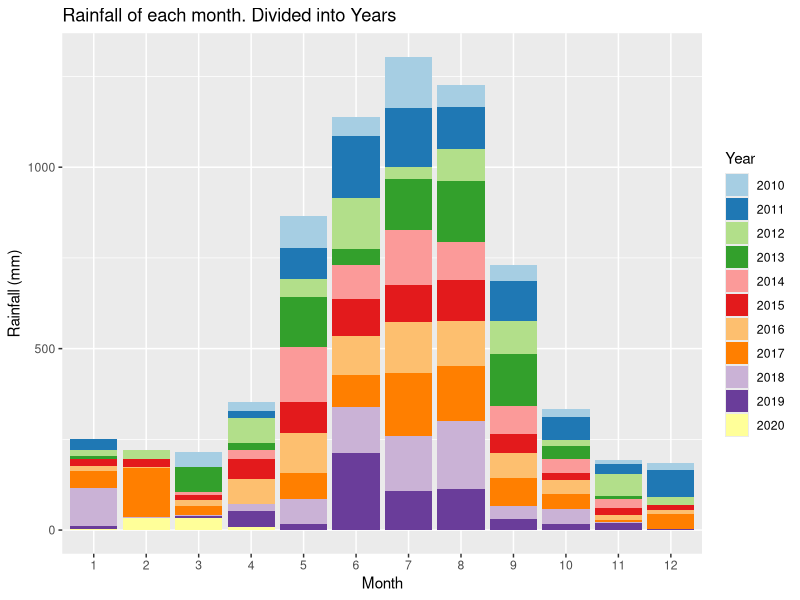
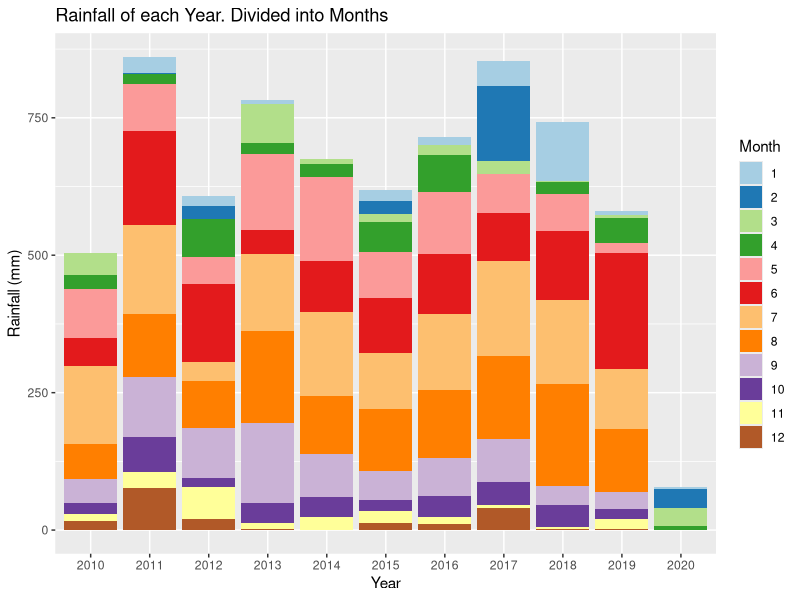
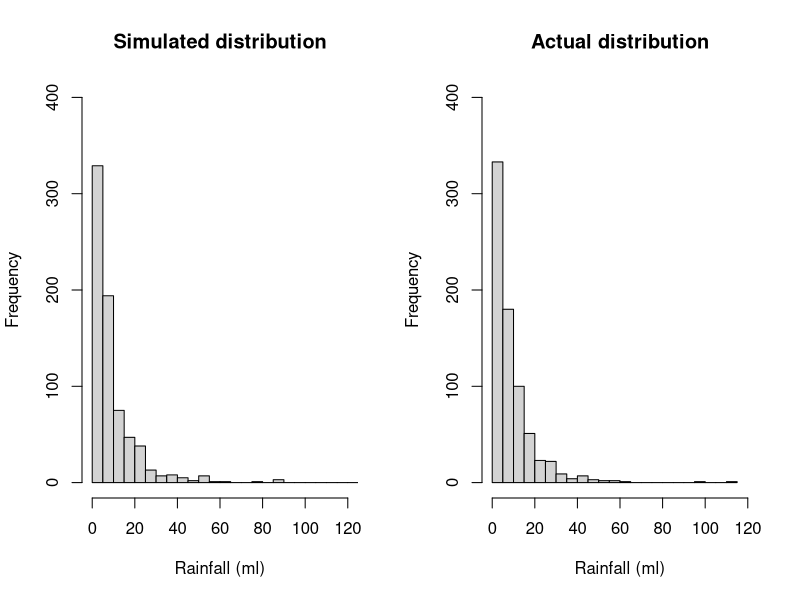
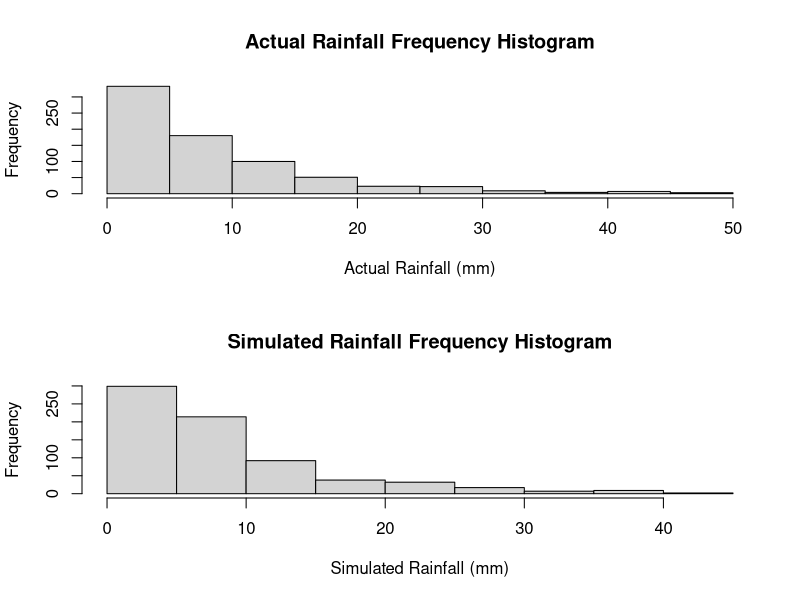
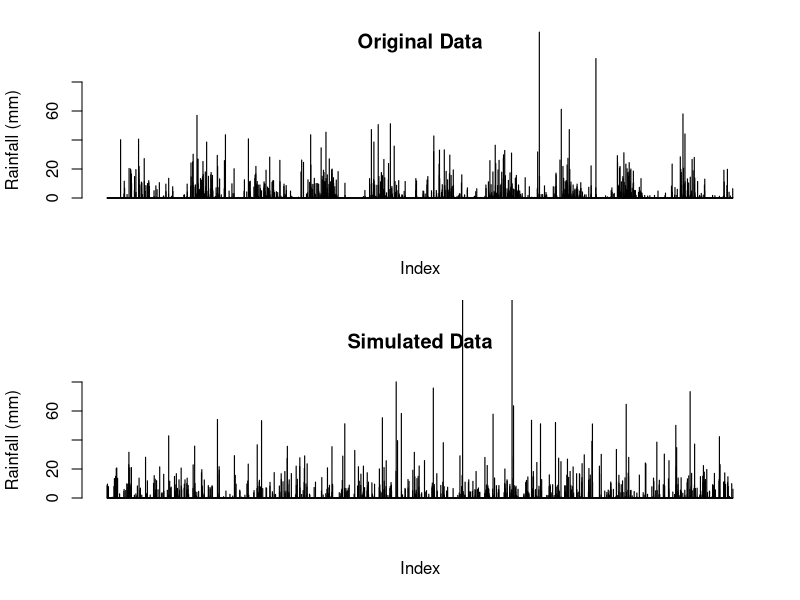
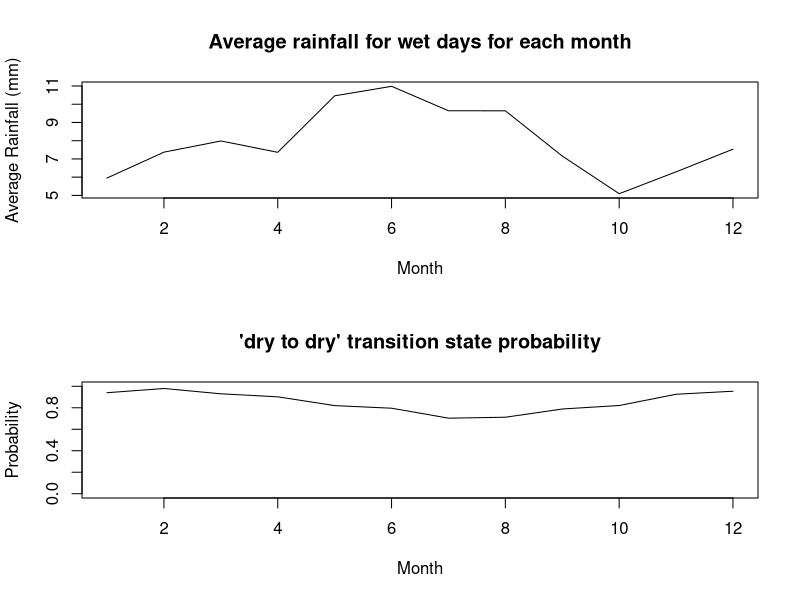
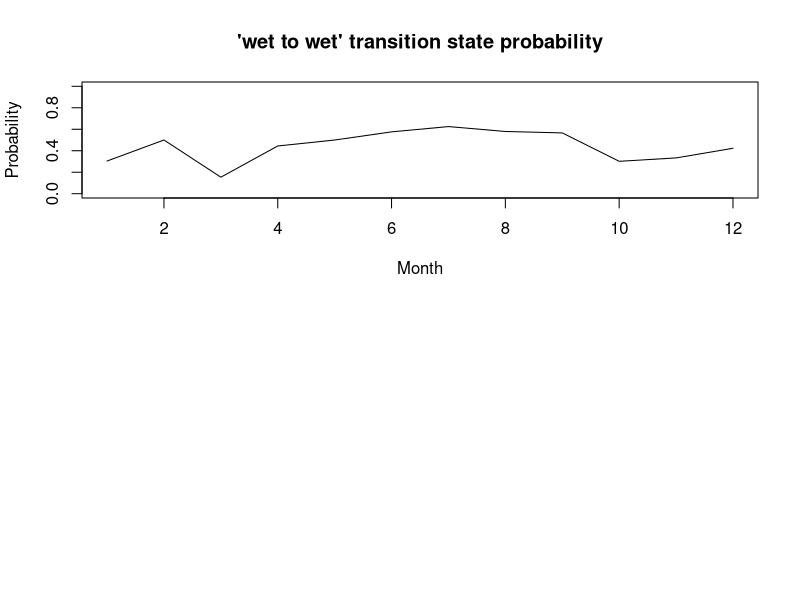
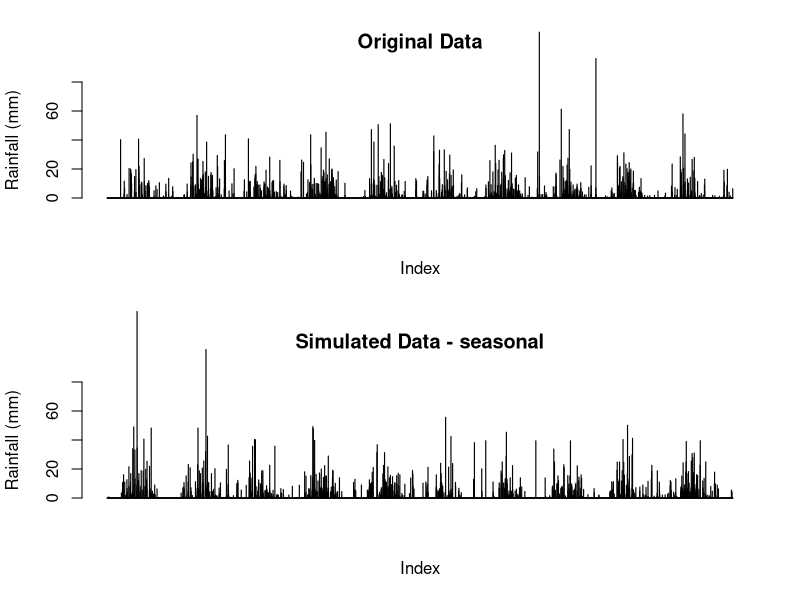

These charts were generated, in order, by the following R code:
## ---- chunk 1
knitr::opts_chunk$set(echo = TRUE)
## ---- chunk 2
# Reading in the data from the csv file
data <-  read.csv("IDCJAC0009_009225_1800_Data.csv")
weather_data <- data
weather_data <- weather_data[which(is.na(weather_data$Rainfall.amount..millimetres.) == FALSE),] # excluding rows with no rainfall record made 
## ---- chunk 3
weather_data$date <- do.call(paste, c(weather_data[c("Day", "Month", "Year")], sep = "-")) # creating a column that contains the date for easy indentification
## ---- chunk 4
# function to categorise day as either 'wet' or 'dry' for the Markov Chain functions
state <- function(x){
  stateList <- c()
  for(ii in 1:length(x)){
    if(x[ii] < 1){
      stateList <- c(stateList, "dry")
    }
    if(x[ii] >= 1){
      stateList <- c(stateList, "wet")
    }
  }
  return(stateList)
}
weather_data$state <- state(weather_data$Rainfall.amount..millimetres.)
## ---- chunk 5
head(weather_data[,c('Rainfall.amount..millimetres.','state')], 10)
## ---- chunk 6
# function establishing Markov Chain transition state. Establishing the relationship between the rainfall of a given day and the day before it.
transitionState <- function(x){
  transitionStateList <- c('') #can't find transition state of first observation
  for(i in 2:length(x)){
    if(x[i] == "dry"){
      if (x[i-1] == "dry"){
        transitionStateList <- c(transitionStateList, "DryToDry")
      }
      else {
        transitionStateList <- c(transitionStateList, "WetToDry")
      }
    }
    if(x[i] == "wet"){
      if (x[i-1] == "dry"){
        transitionStateList <- c(transitionStateList, "DryToWet")
      }
      else {
        transitionStateList <- c(transitionStateList, "WetToWet")
      }
    }
  }
  return(transitionStateList)
}
weather_data$transitionState <- transitionState(weather_data$state)
## ---- chunk 7
head(weather_data[,c('Rainfall.amount..millimetres.','state', 'transitionState')], 10)
## ---- chunk 8
train_data <- subset(weather_data, Year >= 2010) # only look at the most recent, relevant data.
library(ggplot2)
library(RColorBrewer)

# explorative plots investigating the distribution of rainfall across months and years

# Plotting the rainfall data (grouped by years and months)
# Distribution of rainfall by month (segmented by year)
ggplot(train_data, aes(x = factor(Month), y = Rainfall.amount..millimetres., fill = factor(Year))) + 
  geom_bar(stat = "identity") + 
  scale_fill_brewer(palette = "Paired") + 
  xlab("Month")+
  ylab("Rainfall (mm)")+
  labs(fill = "Year")+
  ggtitle("Rainfall of each month. Divided into Years")
# There does appear to be a rough distribution of rainfall by month. Most years May, June, July, August, and September (month 5-9) have the most rain. There are outliers

ggplot(train_data, aes(x = factor(Year), y = Rainfall.amount..millimetres., fill = factor(Month))) + 
  geom_bar(stat = "identity") + 
  scale_fill_brewer(palette = "Paired") + 
  xlab("Year")+
  ylab("Rainfall (mm)")+
  labs(fill = "Month")+
  ggtitle("Rainfall of each Year. Divided into Months")
# There does not appear to be any obvious pattern in the rainfall across the 10 years (note. 2020 only contains 4 months of data, hence the low rainfall). The average looks to be around 650-700 mm. 
## ---- chunk 9
table(train_data$Month, train_data$Year) # only four months of data in 2020
## ---- chunk 10
#Calculating transition state probabilities, in general (no respect to month or season)
weatherTable <- table(train_data$transitionState)
weatherTable

probWetToWet = weatherTable['WetToWet'] / (weatherTable['WetToWet'] + weatherTable['WetToDry'])
probWetToWet

probDryToDry = weatherTable['DryToDry'] / (weatherTable['DryToDry'] + weatherTable['DryToWet'])
probDryToDry
## ---- chunk 11
#Basic generator (No seasonal variation)

#calculated above
generateRainfallBasic <- function(genLength){
  currentState = "dry" # Years start with very little rain, so more likely to start dry
  rainAmountList <- c()
  for (i3 in 1:genLength){
    if (currentState == "dry"){
      if (runif(1) < probDryToDry){
        currentState = "dry"
      }
      else{
        currentState = "wet"
      }
    }
    else if (currentState == "wet"){
      if (runif(1) < probWetToWet){
        currentState = "wet"
      }
      else{
        currentState = "dry"
      }
    }
                                      #generating amount of rainfall if state is wet, else 0
    if (currentState == "wet"){
      rainAmount <- 5.66*exp(rnorm(1))
      rainAmountList <- c(rainAmountList, rainAmount)
    }
    else{
      rainAmountList <- c(rainAmountList, 0)
    }
  }
  return(rainAmountList)
}
## ---- chunk 12
#comparing log-normal against actual data, veeerryyyy close fit, will use log-normal for rainfall sim
par(mfrow=c(1,2))
p1 <- 5.66*exp(rnorm(732))
hist(p1, breaks = 30, xlim = c(0,120), ylim = c(0,400), main = "Simulated distribution", xlab = "Rainfall (ml)")

p2 <- train_data$Rainfall.amount..millimetres.[train_data$Rainfall.amount..millimetres.>1]
hist(p2, breaks = 30, xlim = c(0,120), ylim = c(0,400), main = "Actual distribution", xlab = "Rainfall (ml)")

mean(p1)
mean(p2)
## ---- chunk 13
#Basic generator tests
testRainfall = generateRainfallBasic(3761)

par(mfrow=c(2,1))
hist(train_data$Rainfall.amount..millimetres.[train_data$Rainfall.amount..millimetres.>1 & train_data$Rainfall.amount..millimetres.<50], xlab = "Actual Rainfall (mm)", main = "Actual Rainfall Frequency Histogram")
hist(testRainfall[testRainfall > 1 & testRainfall <50], xlab = "Simulated Rainfall (mm)", main = "Simulated Rainfall Frequency Histogram")

par(mfrow=c(2,1))
barplot(train_data$Rainfall.amount..millimetres., ylim = c(0,80), main = "Original Data", ylab = "Rainfall (mm)", xlab = "Index")
barplot(testRainfall, ylim = c(0,80), main = "Simulated Data", ylab = "Rainfall (mm)", xlab = "Index")
## ---- chunk 14
#Calculates the transition probabilities for each month

transitonStatesMonthsFrame <- data.frame(list(rep(0, 12), list(rep(0, 12), list(rep(0, 12), list(rep(0, 12)))))) #Initialises 12x4 frame filled with zeroes (4 columns for each transition state, 12 rows for each month)
names(transitonStatesMonthsFrame) <- c('DryToDry', 'DryToWet', 'WetToDry', 'WetToWet')

#Makes the dataframe with the count of each transition state with each month
for (i4 in 1:dim(train_data)[1]){
  tempTransitionState <- train_data[i4, 'transitionState']
  tempMonth <- train_data[i4, 'Month'] 
  transitonStatesMonthsFrame[tempMonth, tempTransitionState] <- transitonStatesMonthsFrame[tempMonth, tempTransitionState]+1 # increase count of tempTransitionState for month tempMonth by 1
}
## ---- chunk 15
head(transitonStatesMonthsFrame, 10)
## ---- chunk 16
#Calculates the transition state probabilities for each month in the data frame
probTransitonStatesMonthsFrame <- transitonStatesMonthsFrame
for (i in 1:dim(transitonStatesMonthsFrame)[1]){
  
  probTransitonStatesMonthsFrame[i, 'DryToDry'] <- transitonStatesMonthsFrame[i, 'DryToDry'] / (transitonStatesMonthsFrame[i, 'DryToDry'] + transitonStatesMonthsFrame[i, 'DryToWet'])
  
  probTransitonStatesMonthsFrame[i, 'DryToWet'] <- transitonStatesMonthsFrame[i, 'DryToWet'] / (transitonStatesMonthsFrame[i, 'DryToDry'] + transitonStatesMonthsFrame[i, 'DryToWet'])
    
  probTransitonStatesMonthsFrame[i, 'WetToDry'] <- transitonStatesMonthsFrame[i, 'WetToDry'] / (transitonStatesMonthsFrame[i, 'WetToDry'] + transitonStatesMonthsFrame[i, 'WetToWet'])
    
  probTransitonStatesMonthsFrame[i, 'WetToWet'] <- transitonStatesMonthsFrame[i, 'WetToWet'] / (transitonStatesMonthsFrame[i, 'WetToDry'] + transitonStatesMonthsFrame[i, 'WetToWet'])
}
## ---- chunk 17
head(probTransitonStatesMonthsFrame, 10)
## ---- chunk 18
#testing average rainfall when its rains in each month, and for wettowet vs drytowet transitions.
test_w2w <- train_data$Rainfall.amount..millimetres.[train_data$transitionState == "WetToWet"]
test_d2w <- train_data$Rainfall.amount..millimetres.[train_data$transitionState == "DryToWet"]
mean(test_w2w)
mean(test_d2w)
wilcox.test(test_d2w, test_w2w)
#since resulting wilcox test p-value is 0.85, we conclude that theres no difference in rainfall depending on the transition state, and do not need to include it in our model.

test_rainfallPerMonth <- train_data[train_data$state == "wet",c(4,6)]
kruskal.test(Rainfall.amount..millimetres. ~ Month, data = test_rainfallPerMonth)
#p-val = 0.00016, therefore difference between average rainfall for each month

## ---- chunk 19
#calculating the mean rainfall when it rains for each month, to change how much it rains according to the generator later on. Limited to less than 60 mls as the dataset is not large enough for large rainfall amounts (such as 114ml in feburary) to not throw the mean off.
rainMonthData <- c()
for (i in 1:12){
  temp<- train_data$Rainfall.amount..millimetres.[train_data$state == "wet" & train_data$Month == i & train_data$Rainfall.amount..millimetres. < 60]
  rainMonthData <- c(rainMonthData, list(temp))
  rm(temp)
}

rainfallAvgMonth <- sapply(rainMonthData, mean)

## ---- chunk 20
plot(c(1:12), rainfallAvgMonth, type = "l", xlab = "Month", ylab = "Average Rainfall (mm)", main = "Average rainfall for wet days for each month")
## ---- chunk 21
#How the transition state probabilities vary for each month
plot(probTransitonStatesMonthsFrame$DryToDry, ylim = c(0,1), xlab = "Month", main = "'dry to dry' transition state probability", type = 'l', ylab = "Probability")
plot(probTransitonStatesMonthsFrame$WetToWet, ylim = c(0,1), xlab = "Month", main = "'wet to wet' transition state probability", type = 'l', ylab = "Probability")
## ---- chunk 22

#Weather generator accounting  for seasonal variation of transition states or something i hope
#Yes this is just a spicy version of basic generator it's mostly the same in fact if i forget to even do this it is the same


generateRainfallSeasonal <- function(input){
  # input must be weather_data or a subset of weather_data
  currentState = "dry" #can make this into a random choice later
  rainAmountList <- c()
  for (i5 in 1:dim(input)[1]){
    if (currentState == "dry"){
      if (runif(1) < probTransitonStatesMonthsFrame[input[i5, 'Month'], 'DryToDry']){ #now inputs depending on the month of input
        currentState = "dry"
      }
      else{
        currentState = "wet"
      }
    }
    else if (currentState == "wet"){
      if (runif(1) < probTransitonStatesMonthsFrame[input[i5, 'Month'], 'WetToWet']){
        currentState = "wet"
      }
      else{
        currentState = "dry"
      }
    }
                                      #generating amount of rainfall if state is wet, else 0
    if (currentState == "wet"){
      
      #rainAmount <- 5.66*exp(rnorm(1)) #now log-normal dist, 5 used because is close to mean of weather_data's / the mean of what exp(rnorm(1)) is by default /// Old Version 
      rainAmount <- rainfallAvgMonth[input[i5, 'Month']]*exp(rnorm(1))/1.648 #average of exp(rnorm(1)) is ~1.648, so we divide by that so the average of each month will just be the actual average calculated from rainfallAvgMonth.
      
      rainAmountList <- c(rainAmountList, rainAmount)
    }
    else{
      rainAmountList <- c(rainAmountList, 0)
    }
  }
  return(rainAmountList)
}
## ---- chunk 23
#testing code for seasonal generator
inputSeasonalRainfall <- dplyr::select(train_data, 'Year', 'Month', 'Day') #using existing train data's dates to input to function, instead of putting in just how many to generate

testSeasonalRainfall = generateRainfallSeasonal(inputSeasonalRainfall)
## ---- chunk 24
par(mfrow=c(2,1))
barplot(train_data$Rainfall.amount..millimetres., ylim = c(0,80), main = "Original Data", ylab = "Rainfall (mm)", xlab = "Index")
barplot(testSeasonalRainfall, ylim = c(0,80), main = "Simulated Data - seasonal", ylab = "Rainfall (mm)", xlab = "Index")
## ---- chunk 25
#comparing log-normal against actual data, veeerryyyy close fit, will use log-normal for rainfall sim
p1 <- 5.66*exp(rnorm(732))
p1 <- p1[p1>1]
hist(p1, breaks = 30, xlim = c(0,120), ylim = c(0,400), main = "Simulated distribution")

p2 <- train_data$Rainfall.amount..millimetres.[train_data$Rainfall.amount..millimetres.>1]
hist(p2, breaks = 30, xlim = c(0,120), ylim = c(0,400), main = "actual distribution")

## ---- chunk 26
set.seed(100345)

sampID <- sample.int(nrow(train_data), size = 0.8*nrow(train_data), replace = FALSE)
train_data <- train_data[sampID,] # 80% of data for training
test_data <- train_data[-sampID,] # 20% for testing
## ---- chunk 27
#code to calculate transition probabilities for each month (copied from earlier)
  # calculating the number of occurances of each trainsition state for eah month
transitonStatesMonthsFrame <- data.frame(list(rep(0, 12), list(rep(0, 12), list(rep(0, 12), list(rep(0, 12)))))) #initialising frame by creating 12x4 frame filled with zeroes
names(transitonStatesMonthsFrame) <- c('DryToDry', 'DryToWet', 'WetToDry', 'WetToWet') #name da columns

for (i4 in 1:dim(train_data)[1]){ #making dataframe with count of each transition state for each month
  tempTransitionState <- train_data[i4, 'transitionState']
  tempMonth <- train_data[i4, 'Month']
  transitonStatesMonthsFrame[tempMonth, tempTransitionState] <- transitonStatesMonthsFrame[tempMonth, tempTransitionState]+1
}


  #calculating the probabilites of each transition state for eachonth from the number of occurances 
probTransitonStatesMonthsFrame<- transitonStatesMonthsFrame

for (i in 1:dim(transitonStatesMonthsFrame)[1]){ #calculating transition probs for each month in df
  
  probTransitonStatesMonthsFrame[i, 'DryToDry'] <- transitonStatesMonthsFrame[i, 'DryToDry'] / (transitonStatesMonthsFrame[i, 'DryToDry'] + transitonStatesMonthsFrame[i, 'DryToWet'])
  
  probTransitonStatesMonthsFrame[i, 'DryToWet'] <- transitonStatesMonthsFrame[i, 'DryToWet'] / (transitonStatesMonthsFrame[i, 'DryToDry'] + transitonStatesMonthsFrame[i, 'DryToWet'])
    
  probTransitonStatesMonthsFrame[i, 'WetToDry'] <- transitonStatesMonthsFrame[i, 'WetToDry'] / (transitonStatesMonthsFrame[i, 'WetToDry'] + transitonStatesMonthsFrame[i, 'WetToWet'])
    
  probTransitonStatesMonthsFrame[i, 'WetToWet'] <- transitonStatesMonthsFrame[i, 'WetToWet'] / (transitonStatesMonthsFrame[i, 'WetToDry'] + transitonStatesMonthsFrame[i, 'WetToWet'])
}

# calucating the new average rainfall for each month
rainMonthData <- c()
for (i in 1:12){
  temp<- train_data$Rainfall.amount..millimetres.[train_data$state == "wet" & train_data$Month == i & train_data$Rainfall.amount..millimetres. < 60]
  rainMonthData <- c(rainMonthData, list(temp))
  rm(temp)
}

rainfallAvgMonth <- sapply(rainMonthData, mean)
## ---- chunk 28
#generate test data
testSeasonalRainfall20 = generateRainfallSeasonal(test_data) # generate a simulation with the same number of observations as test_data (20% of the total data)
## ---- chunk 29
par(mfrow = c(2, 1))

barplot(testSeasonalRainfall20, ylab = "Rainfall (mm)", xlab = "index", main = "Simulated data")
barplot(test_data$Rainfall.amount..millimetres., ylab = "Rainfall (mm)", xlab  = "index", main = "Actual data")
## ---- chunk 30
# Wilcoxon signed rank test
WT <- wilcox.test(testSeasonalRainfall20, test_data$Rainfall.amount..millimetres., paired=T)
print("Wilcoxon rank sum p-value")
WT$p.value
# paired student t test
TT <- t.test(testSeasonalRainfall20, test_data$Rainfall.amount..millimetres., paired=T)
print("t-test p-value")
TT$p.value
## ---- chunk 31
train_data <- subset(weather_data, Year >= 2010)
train10_data <- subset(weather_data, Year >= 2009 & Year < 2019)
data_2019 <- subset(weather_data, Year == 2019)
## ---- chunk 32
#code to calculate transition probabilities for each month (copied from earlier)

transitonStatesMonthsFrame <- data.frame(list(rep(0, 12), list(rep(0, 12), list(rep(0, 12), list(rep(0, 12)))))) #initialising frame by creating 12x4 frame filled with zeroes
names(transitonStatesMonthsFrame) <- c('DryToDry', 'DryToWet', 'WetToDry', 'WetToWet') #name da columns

for (i4 in 1:dim(train10_data)[1]){ #making dataframe with count of each transition state for each month
  tempTransitionState <- train10_data[i4, 'transitionState']
  tempMonth <- train10_data[i4, 'Month']
  transitonStatesMonthsFrame[tempMonth, tempTransitionState] <- transitonStatesMonthsFrame[tempMonth, tempTransitionState]+1
}
## ---- chunk 33
#also copied from earlier
probTransitonStatesMonthsFrame<- transitonStatesMonthsFrame
for (i in 1:dim(transitonStatesMonthsFrame)[1]){ #calculating transition probs for each month in df
  
  probTransitonStatesMonthsFrame[i, 'DryToDry'] <- transitonStatesMonthsFrame[i, 'DryToDry'] / (transitonStatesMonthsFrame[i, 'DryToDry'] + transitonStatesMonthsFrame[i, 'DryToWet'])
  
  probTransitonStatesMonthsFrame[i, 'DryToWet'] <- transitonStatesMonthsFrame[i, 'DryToWet'] / (transitonStatesMonthsFrame[i, 'DryToDry'] + transitonStatesMonthsFrame[i, 'DryToWet'])
    
  probTransitonStatesMonthsFrame[i, 'WetToDry'] <- transitonStatesMonthsFrame[i, 'WetToDry'] / (transitonStatesMonthsFrame[i, 'WetToDry'] + transitonStatesMonthsFrame[i, 'WetToWet'])
    
  probTransitonStatesMonthsFrame[i, 'WetToWet'] <- transitonStatesMonthsFrame[i, 'WetToWet'] / (transitonStatesMonthsFrame[i, 'WetToDry'] + transitonStatesMonthsFrame[i, 'WetToWet'])
}
## ---- chunk 34
set.seed(10356)

# get a testing 
monthList <- subset(weather_data, Year == 2019) # a year that isn't a leap year to get the month list, as generation algorithm only requires months
monthList <- monthList['Month']
testSeasonalRainfall10 <- generateRainfallSeasonal(monthList)
## ---- chunk 35
#compare generated year against 2019
par(mfrow = c(2,1))
barplot(testSeasonalRainfall10, xlab = "Index", ylab = "Rainfall (mm)", main = "Simulated Rainfall")
barplot(data_2019$Rainfall.amount..millimetres., xlab = "Index", ylab = "Rainfall (mm)", main = "2019 Rainfall")
## ---- chunk 36
# check other years for comparison
par(mfrow = c(3,2))
barplot(testSeasonalRainfall10, xlab = "Index", ylab = "Rainfall (mm)", main = "Simulated Rainfall")
year <- subset(weather_data, Year == 2015)
barplot(year$Rainfall.amount..millimetres., xlab = "Index", ylab = "Rainfall (mm)", main = "2015 Rainfall")
year <- subset(weather_data, Year == 2008)
barplot(year$Rainfall.amount..millimetres., xlab = "Index", ylab = "Rainfall (mm)", main = "2008 Rainfall")
year <- subset(weather_data, Year == 2015)
barplot(year$Rainfall.amount..millimetres., xlab = "Index", ylab = "Rainfall (mm)", main = "2017 Rainfall")
year <- subset(weather_data, Year == 2007)
barplot(year$Rainfall.amount..millimetres., xlab = "Index", ylab = "Rainfall (mm)", main = "2007 Rainfall")
year <- subset(weather_data, Year == 2013)
barplot(year$Rainfall.amount..millimetres., xlab = "Index", ylab = "Rainfall (mm)", main = "2013 Rainfall")
rm(year)
## ---- chunk 37
# Creates a graph of difference in rainfall for years, weeks, months, years to see if there are any potential patterns.

# Creates a list of the weekly rainfall
RainfallWeekly <- data.frame("Rainfall (mm)", "Week")
colnames(RainfallWeekly) <- c("Rainfall (mm)", "Week")
RainfallWeekly$`Rainfall (mm)` <- as.numeric(RainfallWeekly$`Rainfall (mm)`)
RainfallWeekly$Week <- as.numeric(RainfallWeekly$Week)
week = 1
weekRain = 0
for(ii in c(1: nrow(weather_data))){
  weekRain = weekRain + weather_data[ii, 6] # rainfall amount for that row
  
  if(ii%%7 == 0){ # every 7th row
    RainfallWeekly[(ii/7), 1] <- weekRain # 1 row of RainfallWeekly created every 7 rows (1 weeks) - inserting rainfall total for that week
    RainfallWeekly[(ii/7), 2] <- week
    week = week + 1
    weekRain = 0 # clear total rainfall to prepare for next week
  }
}
## ---- chunk 38
RainfallWeeklyDiff <- data.frame(c(1:(nrow(RainfallWeekly)-1)), c(1:(nrow(RainfallWeekly)-1))) # data frame with two columns, one less row than RainfallWeekly
colnames(RainfallWeeklyDiff) <- c("Rainfall diff (mm)", "Week")
RainfallWeeklyDiff$`Rainfall diff (mm)` <- diff(RainfallWeekly$`Rainfall (mm)`) # change in weeks
## ---- chunk 39
# plot first 700 weeks first against the difference in rainfall, and then the rainfall per week
par(mfrow = c(4,1))
plot(RainfallWeeklyDiff[c(1:350), 2], RainfallWeeklyDiff[c(1:350), 1], xlab = "week", ylab = "change in rainfall (mm)", cex = 2, type = "b")
plot(RainfallWeekly[c(1:350), 2], RainfallWeekly[c(1:350), 1], xlab = "week", ylab = "rainfall (mm)", type = "l")
plot(RainfallWeeklyDiff[c(351:700), 2], RainfallWeeklyDiff[c(351:700), 1], xlab = "week", ylab = "change in rainfall (mm)", cex = 2, type = "b")
plot(RainfallWeekly[c(351:700), 2], RainfallWeekly[c(351:700), 1], xlab = "week", ylab = "rainfall (mm)", type = "l")

## ---- chunk 40
# plot second 700 weeks first against the difference in rainfall, and then the rainfall per week
par(mfrow = c(4,1))
plot(RainfallWeeklyDiff[c(701:1050), 2], RainfallWeeklyDiff[c(701:1050), 1], xlab = "week", ylab = "change in rainfall (mm)", cex = 2, type = "b")
plot(RainfallWeekly[c(701:1050), 2], RainfallWeekly[c(701:1050), 1], xlab = "week", ylab = "rainfall (mm)", type = "l")
plot(RainfallWeeklyDiff[c(1051:1414), 2], RainfallWeeklyDiff[c(1051:1414), 1], xlab = "week", ylab = "change in rainfall (mm)", cex = 2, type = "b")
plot(RainfallWeekly[c(1051:1414), 2], RainfallWeekly[c(1051:1414), 1], xlab = "week", ylab = "rainfall (mm)", type = "l")
## ---- chunk 41
rainSort_2019 <- data_2019$Rainfall.amount..millimetres.
# qqplot before removing 'dry' days
qqnorm(rainSort_2019, pch = 1, frame = F, main = "Normal Q-Q Plot of Rainfall 2019 (including dry days)")
qqline(rainSort_2019, col = "red", lwd = 2)
rainSort_2019 <- rainSort_2019[which(rainSort_2019 != 0)]
# qqplot after removing 'dry' days
qqnorm(rainSort_2019, pch = 1, frame = F, main = "Normal Q-Q Plot of Rainfall 2019 (excluding dry days)")
qqline(rainSort_2019, col = "red", lwd = 2)
hist(rainSort_2019, breaks = 50)
# data is not normally distributed
rm(rainSort_2019)
## ---- chunk 42
rain2019 <- subset(weather_data, Year == 2019)
length(rain2019$Rainfall.amount..millimetres.)
length(testSeasonalRainfall10)

## ---- chunk 43
# function to return the sum of ranks of difference (w+ and w-) that are part of the Wilcoxon signed rank calculations
returnRanks <- function(simulated, actual){
  diffs <- (simulated - actual)
  diffs <- diffs[diffs != 0]
  posDifs <- which(diffs > 0)
  negDiffs <- which(diffs < 0)
  rank <- rank(abs(diffs))
  rankPosDiff <- sum(rank[posDifs])
  rankNegDiff <- sum(rank[negDiffs]) 
  return(c(rankPosDiff, rankNegDiff))
}

## ---- chunk 44

table(rain2019$Month)
# Since there are two days missing from October and December, we will have to find the days and remove them from our simulated results.
table(rain2019$Day)
# one month is missing a day 5, and another is missing a day 19 (both 11 when should be 12)/
temp <- subset(rain2019, Day == 5)
temp$Month # 5th of October missing
temp <- subset(rain2019, Day == 19)
temp$Month # 19th of December missing
rm(temp)
## ---- chunk 45
# to perform Wilcoxon Signed Rank test must have paired data, so remove those extra dates from testSeasonalRainfall10
# 2019 is a non leap year

which(rain2019$date == "4-10-2019") # find what row the day before 5-10-2019 is
# thereforer 5-10-2019 would be row 278 (277+1)
which(rain2019$date == "18-12-2019") # find what row the day before 5-10-2019 is
# thereforer 5-10-2019 would be row 353 (351+2). Add two as both 5th october and 19th december are missing

simRainfall2019 <- testSeasonalRainfall10 # remove day 278 and day 353 data from testSeasonalRainfall10
## ---- chunk 46
set.seed(102343656)

# get a testing 
monthList <- subset(weather_data, Year == 2019) # a year that isn't a leap year to get the month list, as generation algorithm only requires months
monthList <- monthList['Month']
testSeasonalRainfall10 <- generateRainfallSeasonal(monthList)
simRainfall2019 <- testSeasonalRainfall10 # remove day 278 and day 353 data from testSeasonalRainfall10
## ---- chunk 47
# test of testSeasonalRainfall10 against 2019 rainfall (testSeasonalRainfall10 was simulation of 2019 rainfall)
wilcox.test(rain2019$Rainfall.amount..millimetres., simRainfall2019, paired = T, alternative = "t", conf.int = T, conf.level = 0.95)

# the p-value is 0.04918,indicating that it is likely that there is a significant difference between the simulated data and the actual data. This means that one set of data was consistently and significantly larger than the other

# manual calculation of Wilcoxon signed rank values 

sumRanks <- returnRanks(simRainfall2019, rain2019$Rainfall.amount..millimetres.)
sumRanks[1] # rankPosDiff ( sum of the ranks of the positive differences)
sumRanks[2] # rankNegDiff (sum of the ranks of the negative differrences)

# rankPosDiff (the sum of the ranks of the differences where the simulated data is greater than the actual) is 7414. rankNegDiff (the sum of the ranks of the the differences where the actual is greater than the simulated) is 5147. rankPosDiff is quite a bit larger than rankNegDiff
## ---- chunk 48
# to confirm the results of the first Wilcoson signed rank test, repeat with 3 different sets of simulated rainfall
set.seed(12345)

# using month probabilites generate one years worth of data 
monthList <- subset(weather_data, Year == 2011) # a year that isn't a leap year to get the month list, as generation algorithm only requires months
monthList <- monthList['Month']
testSeasonalRainfall10 <- generateRainfallSeasonal(monthList)

simRainfall2019 <- testSeasonalRainfall10[-c(278, 353)] # remove day 278 and day 353 data from testSeasonalRainfall10

wilcox.test(rain2019$Rainfall.amount..millimetres., simRainfall2019, paired = T, alternative = "t", conf.int = T, conf.level = 0.95)

# The p-value is 0.1981, indiciating that there is not a significant difference between the simulated data and the actual data

# manual calculation of Wilcoxon signed rank values 
sumRanks <- returnRanks(simRainfall2019, rain2019$Rainfall.amount..millimetres.)
sumRanks[1] # rankPosDiff ( sum of the ranks of the positive differences)
sumRanks[2] # rankNegDiff (sum of the ranks of the negative differrences)

## ---- chunk 49
set.seed(347876)

# using month probabilites generate one years worth of data 
monthList <- subset(weather_data, Year == 2011) # a year that isn't a leap year to get the month list, as generation algorithm only requires months
monthList <- monthList['Month']
testSeasonalRainfall10 <- generateRainfallSeasonal(monthList)

simRainfall2019 <- testSeasonalRainfall10[-c(278, 353)] # remove day 278 and day 353 data from testSeasonalRainfall10

wilcox.test(rain2019$Rainfall.amount..millimetres., simRainfall2019, paired = T, alternative = "t", conf.int = T, conf.level = 0.95)

# manual calculation of Wilcoxon signed rank values 
sumRanks <- returnRanks(simRainfall2019, rain2019$Rainfall.amount..millimetres.)
sumRanks[1] # rankPosDiff ( sum of the ranks of the positive differences)
sumRanks[2] # rankNegDiff (sum of the ranks of the negative differrences)

## ---- chunk 50
set.seed(3456789)
# using month probabilites generate one years worth of data 
monthList <- subset(weather_data, Year == 2011) # a year that isn't a leap year to get the month list, as generation algorithm only requires months
monthList <- monthList['Month']
testSeasonalRainfall10 <- generateRainfallSeasonal(monthList)

simRainfall2019 <- testSeasonalRainfall10[-c(278, 353)] # remove day 278 and day 353 data from testSeasonalRainfall10

wilcox.test(rain2019$Rainfall.amount..millimetres., simRainfall2019, paired = T, alternative = "t", conf.int = T, conf.level = 0.95)


# manual calculation of Wilcoxon signed rank values 
sumRanks <- returnRanks(simRainfall2019, rain2019$Rainfall.amount..millimetres.)
sumRanks[1] # rankPosDiff ( sum of the ranks of the positive differences)
sumRanks[2] # rankNegDiff (sum of the ranks of the negative differrences)

## ---- chunk 51
# looking at the four total simulations created, there is generally no significant different between the simulated rainfall and the actual rainfall. 
# However looking at rankPosDiff and rankNegDiff calculated for each (the sum of the ranks of the positive and negative differences between the simulated and actual data respectively), the simulated rainfall was consistently larger than the actual data 
# The reason for this is likely because 2019 had a very small amount of rainfall compared to the rest of the years.
sum(train10_data$Rainfall.amount..millimetres.)/10 # /10 to get average of 10 years of rain data
sum(rain2019$Rainfall.amount..millimetres.)
## ---- chunk 52
median(simRainfall2019)
median(rain2019$Rainfall.amount..millimetres.)

# given the number of dry days, it makes sense that the median's would be very similar in the Wilcoxon Signed Rank test
# To perform the Wilcoxon Signed Rank test we remove those dates from testSeasonalRainfall10
# 2019 is a non leap year so February will have 28 days
#October 5th and December 19th are missing, so we remove them
month_result <- which(rain2019$date == "4-10-2019" | rain2019$date=="18-12-2019")
simRainfall2019 <- testSeasonalRainfall10[-c(month_result[1]+1, month_result[2]+1)]

# Test of testSeasonalRainfall10 against 2019 rainfall (testSeasonalRainfall10 was simulation of 2019 rainfall)
wilcox.test(simRainfall2019, rain2019$Rainfall.amount..millimetres., paired = T, alternative = "t")

# Since the p-value is relatively high, it can be concluded that there is no significant diference between the simulated 2019 data and the actual 2019 data. 
# While the simulation may not be an accurate prediction of 2019 (as seen in the barplots), the simulation was also not logically flawed, as there is not a significant difference between the median of the simulation and the median of the actual.
#Furthermore, a qucik comparison of the medians in the Wilcoxon Signed Rank test shows that (as expected) they are also very similar.
cat("Median of actual and simulated rainfall respectively: ", median(rain2019$Rainfall.amount..millimetres.), median(simRainfall2019))
rm(simRainfall2019)
## ---- chunk 53
# looking at 2013 data (which had a larger than average amount of rain)

rain2013 <- subset(weather_data, Year == 2013)
simRainfall2013 <- generateRainfallSeasonal(monthList)
wilcox.test(simRainfall2013, rain2013$Rainfall.amount..millimetres., paired = T, conf.int = T, conf.level = 0.95)

par(mfrow = c(2,1))
barplot(simRainfall2013, xlab = "Index", ylab = "Rainfall (mm)", main = "Simulated Rainfall")
barplot(rain2013$Rainfall.amount..millimetres., xlab = "Index", ylab = "Rainfall (mm)", main = "2013 Rainfall")

diffs <- (simRainfall2013 - rain2013$Rainfall.amount..millimetres.)
diffs <- diffs[diffs != 0]
posDifs <- which(diffs > 0)
negDiffs <- which(diffs < 0)
rank <- rank(abs(diffs))
rankPosDiff <- sum(rank[posDifs])
rankNegDiff <- sum(rank[negDiffs]) 

rankPosDiff
rankNegDiff

mean(diffs)
